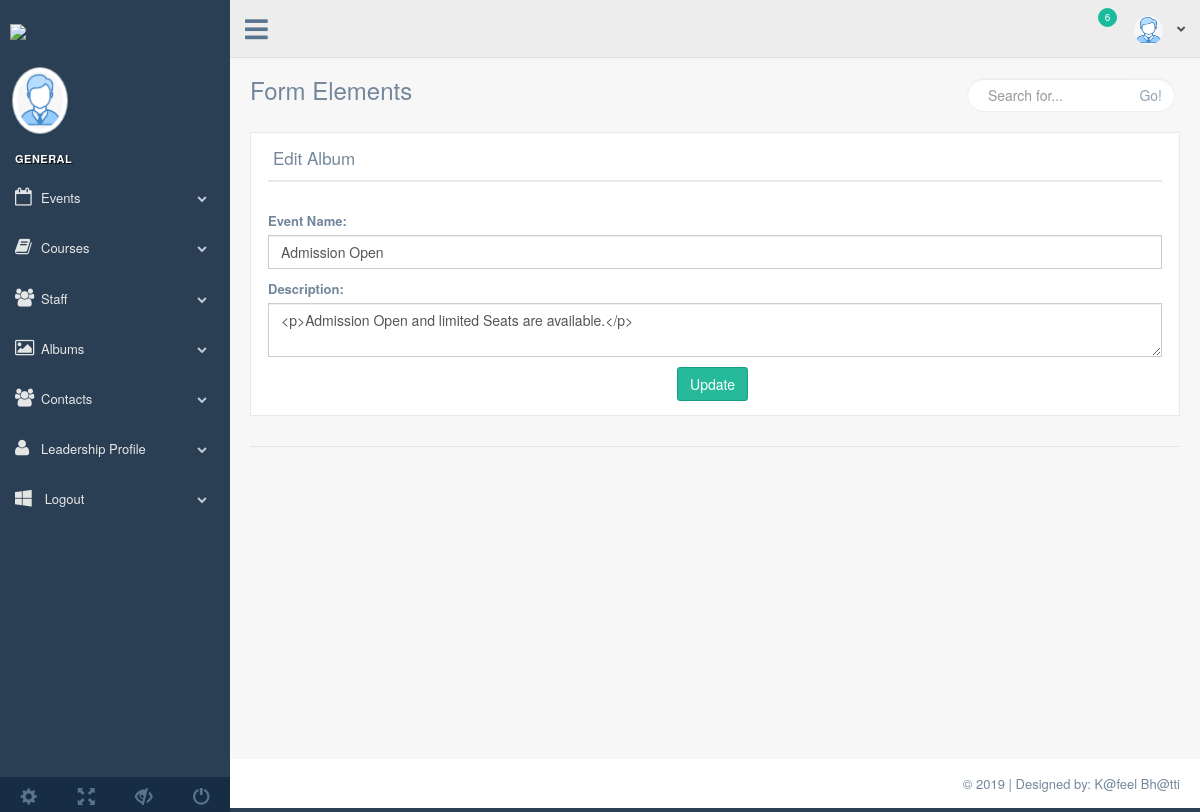
Before: /admin/edit_albums.php?edit=35 with the older database file.
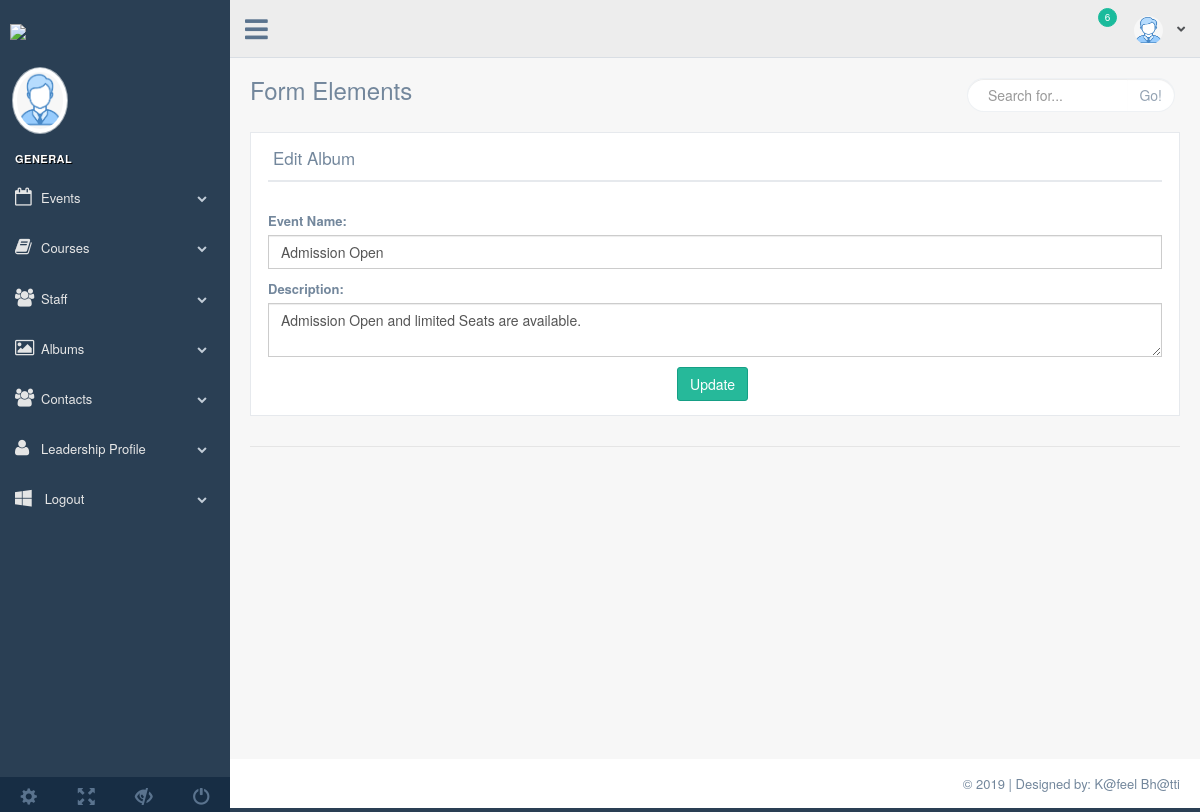
After: the same page with the newer database file.
### tables this page shows
CREATE TABLE `pictures` (
  `picture_id` int(11) NOT NULL,
  `event_id` int(11) NOT NULL,
  `picture` varchar(255) NOT NULL,
  `status` int(11) NOT NULL DEFAULT '1',
  `created_at` timestamp NOT NULL DEFAULT CURRENT_TIMESTAMP ON UPDATE CURRENT_TIMESTAMP
);

CREATE TABLE `events` (
  `id` int(11) NOT NULL,
  `name` varchar(255) NOT NULL,
  `description` longtext NOT NULL,
  `status` int(11) NOT NULL DEFAULT '1',
  `created_at` timestamp NOT NULL DEFAULT CURRENT_TIMESTAMP ON UPDATE CURRENT_TIMESTAMP
);

### admin/edit_albums.php (the view, shortened to what this page needs)
<?php
require_once 'process/conn.php';
if (isset($_GET['edit']) && $_GET['edit'] != '') {
	$edit = $_GET['edit'];
	$query = mysqli_query($conn, "select * from events
	inner join pictures p on events.id = p.event_id where id = '$edit'");
	$fetch = mysqli_fetch_array($query);
}
?>
<!DOCTYPE html>
<html lang="en">
<head>
	<link href="vendors/bootstrap/dist/css/bootstrap.min.css" rel="stylesheet">
	<link href="vendors/font-awesome/css/font-awesome.min.css" rel="stylesheet">
	<link href="vendors/nprogress/nprogress.css" rel="stylesheet">
	<link href="vendors/iCheck/skins/flat/green.css" rel="stylesheet">
	<link href="vendors/datatables.net-bs/css/dataTables.bootstrap.min.css" rel="stylesheet">
	<link href="vendors/datatables.net-buttons-bs/css/buttons.bootstrap.min.css" rel="stylesheet">
	<link href="vendors/datatables.net-fixedheader-bs/css/fixedHeader.bootstrap.min.css" rel="stylesheet">
	<link href="vendors/datatables.net-responsive-bs/css/responsive.bootstrap.min.css" rel="stylesheet">
	<link href="vendors/datatables.net-scroller-bs/css/scroller.bootstrap.min.css" rel="stylesheet">
	<link href="build/css/custom.css" rel="stylesheet">
</head>
<body class="nav-md">
	<div class="container body">
		<div class="main_container">
			<?php require_once 'inc/sidebar.php'; ?>
			<?php require_once 'inc/header.php'; ?>
			<div class="right_col" role="main">
				<div class="">
					<div class="page-title">
						<div class="title_left">
							<h3>Form Elements</h3>
						</div>
						<div class="title_right">
							<div class="col-md-5 col-sm-5 col-xs-12 form-group pull-right top_search">
								<div class="input-group">
									<input type="text" class="form-control" placeholder="Search for...">
									<span class="input-group-btn">
										<button class="btn btn-default" type="button">Go!</button>
									</span>
								</div>
							</div>
						</div>
					</div>
					<div class="clearfix"></div>
					<div class="row">
						<div class="col-md-12 col-sm-12 col-xs-12">
							<div class="x_panel">
								<div class="x_title">
									<h2> Edit Album<small>Record</small></h2>
									<div class="clearfix"></div>
								</div>
								<br />
								<form id="demo-form2" action="process/album_update.php" method="post" enctype="multipart/form-data" data-parsley-validate class="form-horizontal form-label-left">
								<div class="form-group">
                        <label for="recipient-name" class="col-form-label">Event Name:</label>
                        <input type="text" class="form-control" name="name" value="<?php echo $fetch['name'] ?>">
                    </div>
                    <div class="form-group">
                        <label for="message-text" class="col-form-label">Description:</label>
                        <textarea class="form-control" name="desc" id="message-text"><?php echo $fetch['description'] ?></textarea>
                    </div>
									<div class="form-group" align="center">
										<label class="control-label col-md-3 col-sm-3 col-xs-12" for="first-name"><span class="required"></span>
										</label>
										<div class="col-md-6 col-sm-6 col-xs-12">
											<input type="submit" name="update" value="Update" class="btn btn-success" style="float:center ">
										</div>
									</div>
							</div>
							<div class="ln_solid"></div>
						</div>
					</div>
				</div>
			</div>
		</div>
	</div>
	<?php require_once 'inc/footer.php'; ?>
</body>
</html>

Changed rows visible on the page:
changed through a linked row, pictures "Admission Open": desc "<p>Admission Open and limited Seats are available.</p>" → "Admission Open and limited Seats are available."
